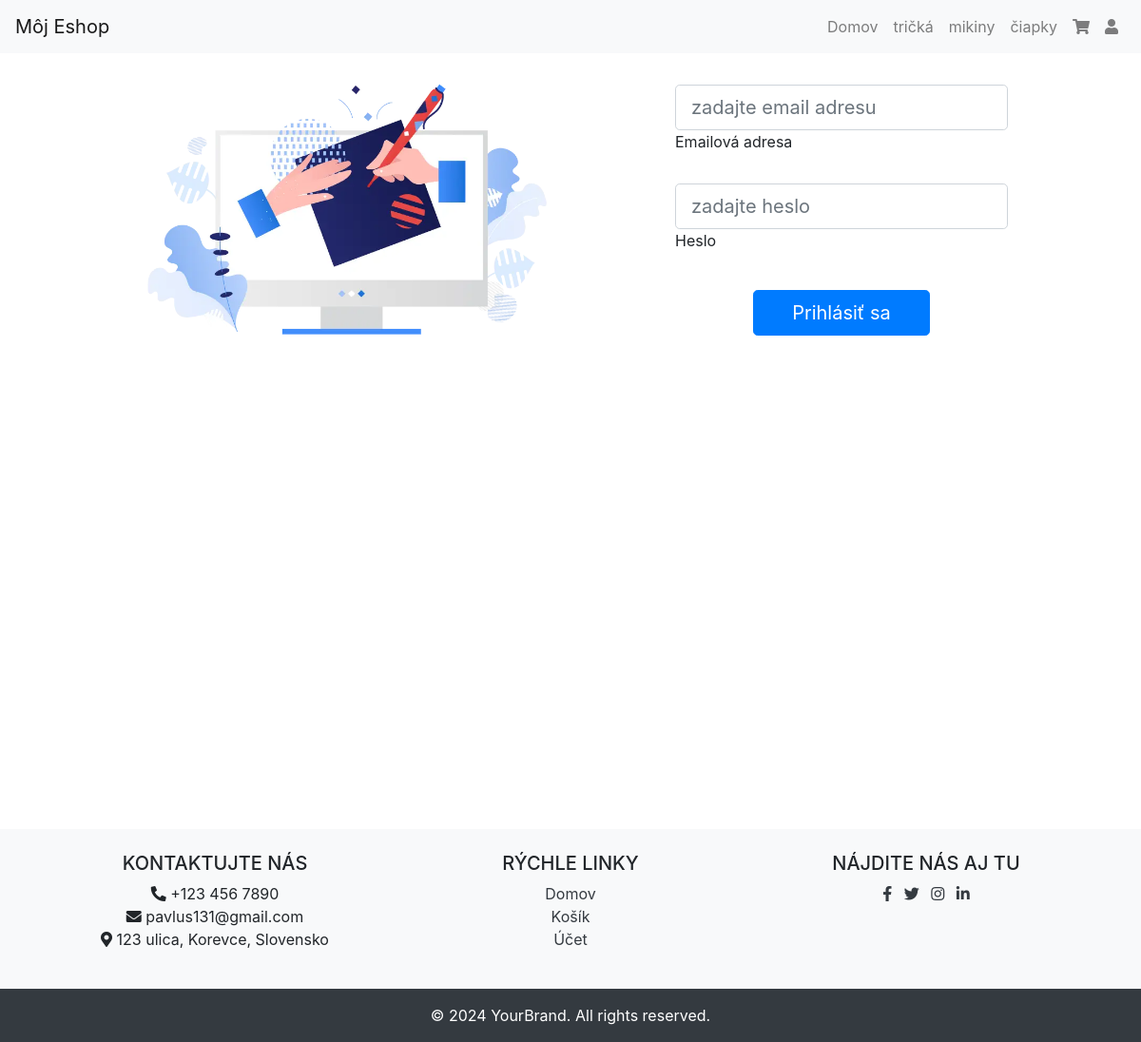
The page /login.php on the database its author committed.
### tables this page shows
CREATE TABLE `kategorie` (
  `kategoria_ID` int(6) NOT NULL,
  `názov_kategórie` varchar(255) NOT NULL
);

### komponenty/menu.php (the view, shortened to what this page needs)
<?php
include_once(dirname(__FILE__) ."/../config.php");
$sqlmenu= "SELECT * FROM `kategorie`";
$resultmenu = mysqli_query($db, $sqlmenu);
while ($kategoria=mysqli_fetch_assoc($resultmenu)) {
    ?>
    <li class="nav-item">
        <a class="nav-link" href="/eshop/kategoria.php?id=<?php echo $kategoria["kategoria_ID"] ?>"><?php echo $kategoria["názov_kategórie"]; ?> </a>
    </li>
    <?php
}
?>

### rows shown on the page
kategorie: názov_kategórie "tričká"
kategorie: názov_kategórie "mikiny"
kategorie: názov_kategórie "čiapky"
